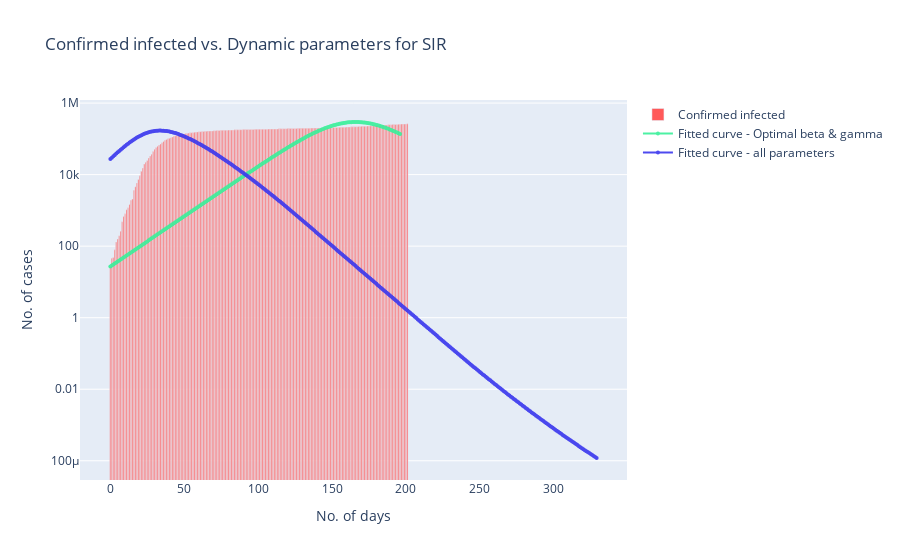

The cell this chart's notebook holds for it:
### Code cell
#Plotting Confirmed infected vs. Dynamic parameters for SIR

sim_fig = go.Figure()
sim_fig.add_trace(go.Bar(x=np.arange(len(ydata)),
                                y=ydata, 
                                name='Confirmed infected',
                                orientation = 'v',marker_color = '#FF5959'
                                 )
                     )
sim_fig.add_trace(go.Scatter(x=t,
                                y=fitted,
                                mode='markers+lines',
                                opacity=0.9,
                                line_width=2,
                                marker_size=4,
                                marker_color = '#39F09A',
                                name='Fitted curve - Optimal beta & gamma'
                                 )
                     )
sim_fig.add_trace(go.Scatter(x=propagation_rates.index,
                                y=propagation_rates['infected'],
                                mode='markers+lines',
                                opacity=0.9,
                                line_width=2,
                                marker_size=4,
                                marker_color = '#3A37EE',
                                name='Fitted curve - all parameters'
                                 )
                     )

sim_fig.update_layout(
    xaxis_title="No. of days",
    yaxis_title="No. of cases",
    title = "Confirmed infected vs. Dynamic parameters for SIR"
)
sim_fig.update_layout(
    hoverlabel=dict(
        bgcolor="white", 
        font_size=16
    )
)
sim_fig.update_xaxes(nticks = 15,showspikes=True)
sim_fig.update_yaxes(showspikes=True,type="log")
sim_fig.show()

### Figure 1 — Plotly figure (JSON) as saved in the notebook; plotly's stock layout.template omitted (floating-point values rounded to 4 significant figures; data arrays with more than 128 entries replaced by an {"elided": "..."} marker saying what was removed)
{"data": [{"marker": {"color": "#FF5959"}, "name": "Confirmed infected", "orientation": "v", "type": "bar", "x": {"elided": "202 int values"}, "y": {"elided": "202 int values"}}, {"line": {"width": 2}, "marker": {"color": "#39F09A", "size": 4}, "mode": "markers+lines", "name": "Fitted curve - Optimal beta & gamma", "opacity": 0.9, "type": "scatter", "x": {"elided": "197 int values"}, "y": {"elided": "202 float values"}}, {"line": {"width": 2}, "marker": {"color": "#3A37EE", "size": 4}, "mode": "markers+lines", "name": "Fitted curve - all parameters", "opacity": 0.9, "type": "scatter", "x": {"elided": "330 int values"}, "y": {"elided": "330 float values"}}], "layout": {"hoverlabel": {"bgcolor": "white", "font": {"size": 16}}, "title": {"text": "Confirmed infected vs. Dynamic parameters for SIR"}, "xaxis": {"nticks": 15, "showspikes": true, "title": {"text": "No. of days"}}, "yaxis": {"showspikes": true, "title": {"text": "No. of cases"}, "type": "log"}}}
